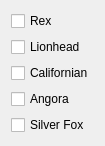
              <widget class="QWidget" name="scrollAreaWidgetContents_12">
               <property name="geometry">
                <rect>
                 <x>0</x>
                 <y>0</y>
                 <width>103</width>
                 <height>121</height>
                </rect>
               </property>
               <layout class="QVBoxLayout" name="verticalLayout_44">
                <item>
                 <widget class="QCheckBox" name="rex">
                  <property name="text">
                   <string>Rex</string>
                  </property>
                 </widget>
                </item>
                <item>
                 <widget class="QCheckBox" name="lionhead">
                  <property name="text">
                   <string>Lionhead</string>
                  </property>
                 </widget>
                </item>
                <item>
                 <widget class="QCheckBox" name="californian">
                  <property name="text">
                   <string>Californian</string>
                  </property>
                 </widget>
                </item>
                <item>
                 <widget class="QCheckBox" name="angora">
                  <property name="text">
                   <string>Angora</string>
                  </property>
                 </widget>
                </item>
                <item>
                 <widget class="QCheckBox" name="silverFox">
                  <property name="text">
                   <string>Silver Fox</string>
                  </property>
                 </widget>
                </item>
               </layout>
              </widget>
